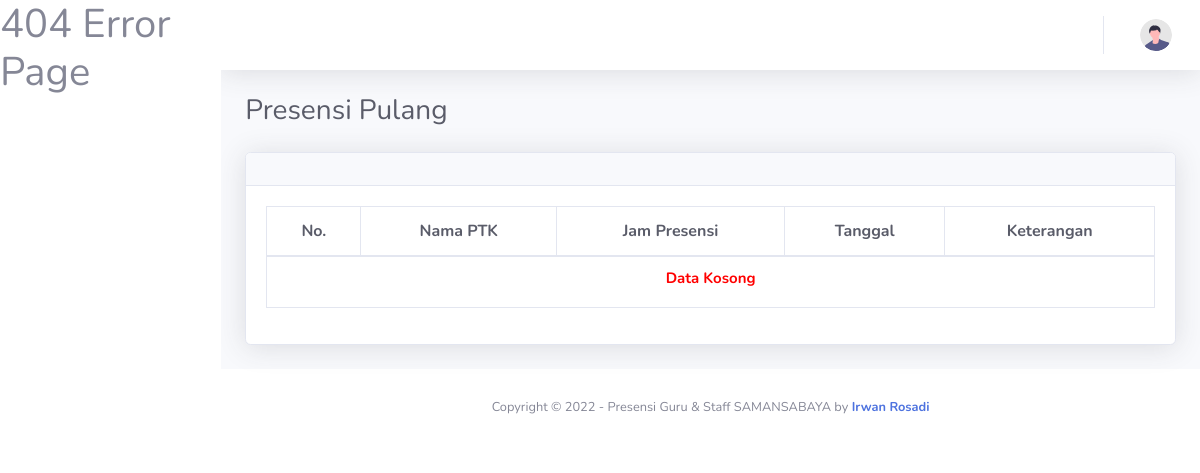
Page /PresensiPulang.php on the earlier database version.
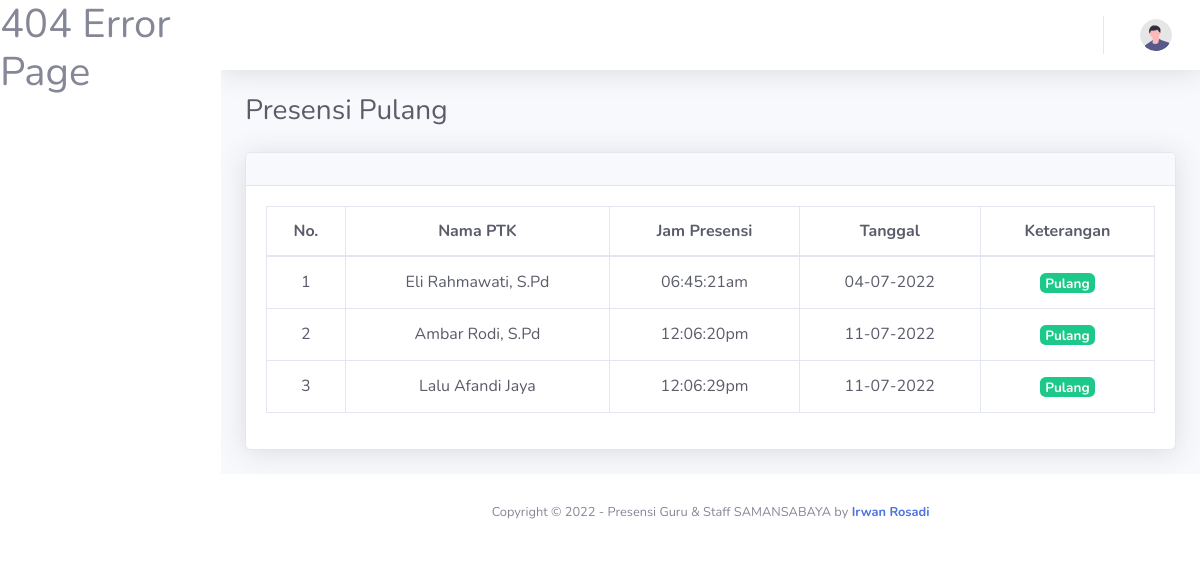
Same page on the later database version.
### tables this page shows
CREATE TABLE `tb_presensi_pulang` (
  `id_presensi_pulang` varchar(50) NOT NULL,
  `jam_presensi` varchar(50) NOT NULL,
  `tanggal` varchar(50) NOT NULL,
  `bulan` varchar(50) NOT NULL,
  `keterangan` varchar(50) NOT NULL,
  `id_PTK` varchar(50) NOT NULL
);

CREATE TABLE `tb_ptk` (
  `id_PTK` char(5) NOT NULL,
  `nama_PTK` varchar(45) NOT NULL,
  `jk_PTK` char(2) NOT NULL,
  `jabatan_PTK` varchar(50) NOT NULL,
  `jenis_PTK` varchar(20) NOT NULL
);

### PresensiPulang.php (the view, shortened to what this page needs)
<?php
   require_once 'Layout/Header.php';
   require_once 'Koneksi.php';
 ?>
<div class="container-fluid">
<div class="d-sm-flex align-items-center justify-content-between mb-4">
  <h1 class="h3 mb-0 text-gray-800">Presensi Pulang</h1>
</div>
        <div class="card shadow mb-4">
            <div class="card-header py-3">
            </div>
            <div class="card-body">
                    <div class="table-responsive">
                        <table class="table table-bordered text-gray-800" id="dataTable" width="100%" cellspacing="0">
                           <thead>
                              <tr align='center' bgcolor=''>
                                 <th>No.</th>
                                 <th>Nama PTK</th>
                                 <th>Jam Presensi</th>
                                 <th>Tanggal</th>
                                 <th>Keterangan</th>
                              </tr>
                           </thead>
                           <tbody>
                                 <?php
                                 $no = 1;
                                 $query = mysqli_query($koneksi, "SELECT * FROM tb_presensi_pulang, tb_ptk
                                 WHERE tb_ptk.id_PTK = tb_presensi_pulang.id_PTK");
                                 if(mysqli_num_rows($query) > 0){
                                 while ($data = mysqli_fetch_array($query)) {
                              ?>
                                 <tr align="center">
                                    <td><?php echo $no++?></td>
                                    <td><?php echo $data['nama_PTK'];?></td>
                                    <td><?php echo $data['jam_presensi'];?></td>
                                    <td><?php echo $data['tanggal'];?></td>
                                    <?php
                                       $kamu = $data['keterangan'];
                                       if($kamu == 'Pulang'){
                                    ?>
                                       <td><font size="4"><span class="badge badge-success"><?php echo $data['keterangan'];?></span></font></td>
                                    <?php
                                       }else{
                                    ?>
                                       <td><font size="4"><span class="badge badge-warning"><?php echo $data['keterangan'];?></span></font></td>
                                    <?php
                                    }
                                    ?>
                                 </tr>
                                 <?php }} else{ ?>
                                 <tr>
                                    <td colspan="5" align="center"><h6 style="font-weight: bold; color:red; font-size:15px;">Data Kosong<h6></td>
                                 </tr>
                              <?php } ?>
                           </tbody>
                        </table>
                    </div>
                </div>
            </div>
        </div>
<?php
     require_once 'Layout/Footer.php';

Differences in the rows shown:
added tb_presensi_pulang: id_PTK.nama_PTK "Eli Rahmawati, S.Pd", jam_presensi "06:45:21am", tanggal "04-07-2022", keterangan "Pulang"
added tb_presensi_pulang: id_PTK.nama_PTK "Ambar Rodi, S.Pd", jam_presensi "12:06:20pm", tanggal "11-07-2022", keterangan "Pulang"
added tb_presensi_pulang: id_PTK.nama_PTK "Lalu Afandi Jaya", jam_presensi "12:06:29pm", tanggal "11-07-2022", keterangan "Pulang"
Other differences:
text no longer shown: "Data Kosong"
